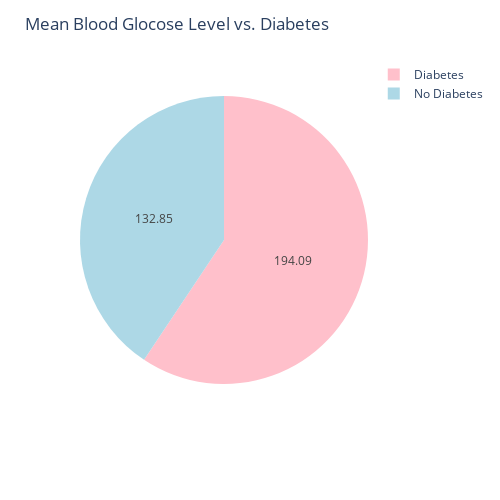

Here is the notebook cell this chart was saved with:
### Code cell
fig = px.pie(glc_diab_count.round(2), values="blood_glucose_level", names=glc_diab_count.index, color_discrete_sequence=["pink", "lightblue"])
fig.update_layout(width=500, height=500, title_text="Mean Blood Glocose Level vs. Diabetes")
fig.update_traces(textposition='inside', textinfo='value')

### Figure 1 — Plotly figure (JSON) as saved in the notebook; plotly's stock layout.template omitted (floating-point values rounded to 4 significant figures)
{"data": [{"domain": {"x": [0, 1], "y": [0, 1]}, "hovertemplate": "index=%{label}<br>blood_glucose_level=%{value}<extra></extra>", "labels": ["No Diabetes", "Diabetes"], "legendgroup": "", "name": "", "showlegend": true, "textinfo": "value", "textposition": "inside", "type": "pie", "values": [132.8, 194.1]}], "layout": {"height": 500, "legend": {"tracegroupgap": 0}, "margin": {"t": 60}, "piecolorway": ["pink", "lightblue"], "title": {"text": "Mean Blood Glocose Level vs. Diabetes"}, "width": 500}}
